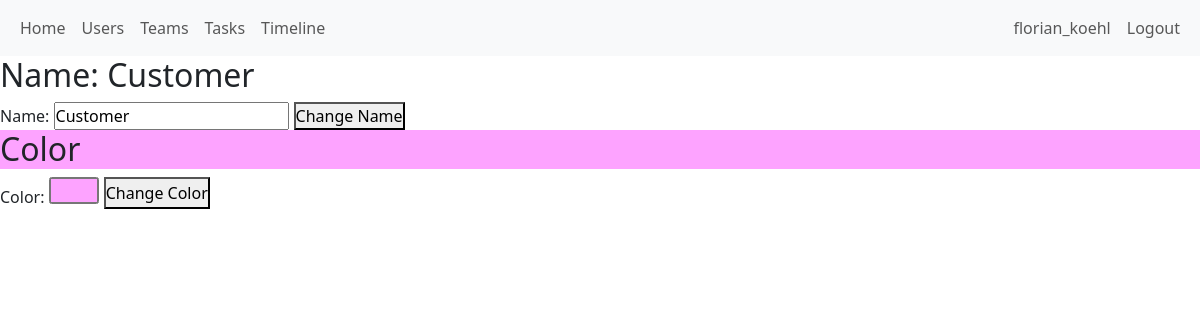
Page /users/edit_team_page/21/ (signed in) on the committed database.
### users/models.py (models this page shows, shortened)
class CustomUser(AbstractUser):
    ROLE_CHOICES = (
        ("member", "Member"),
        ("team_lead", "Team Lead"),
        ("supervisor", "Supervisor"),
    )
    role = models.CharField(max_length=50, choices=ROLE_CHOICES)
    def __str__(self):
        return self.username

class Team(models.Model):
    name = models.CharField(max_length=100)
    color = models.CharField(max_length=7, default="#FFFFFF")
    schedule_flag = models.BooleanField(default=False)

### users/views.py (the view)
# urls.py: path('edit_team_page/<int:id>/', views.edit_team_page, name='edit_team_page'),
def edit_team_page(request, id):
    team = get_object_or_404(Team, pk=id)
    team_update_name_form = TeamUpdateNameForm(instance=team)
    team_update_color_form = TeamUpdateColorForm(instance=team)
    context = {
        'team': team,
        'team_update_name_form': team_update_name_form,
        'team_update_color_form': team_update_color_form
    }
    return render(request, 'users/edit_team_page.html', context)

### distributor/forms.py
class ProjectTimeframeForm(forms.ModelForm):
    class Meta:
        model = Project
        fields = ["start_date", "end_date"]
        widgets = {
            'start_date': forms.DateInput(attrs={'id': 'start_date_input_project', 'placeholder': 'Start Date', 'type': 'date'}),
            'end_date': forms.DateInput(attrs={'id': 'end_date_input_project', 'placeholder': 'End Date', 'type': 'date'})
        }

### users/forms.py
class TeamUpdateNameForm(forms.ModelForm):
    class Meta:
        model = Team
        fields = ["name"]
        widgets = {
            'name': forms.TextInput(attrs={'id': 'name_input_team', 'placeholder': 'Task Name'}),
        }

### distributor/context_processors.py (called while the page is built)
def global_project_timeframe_form(request):
    return {
        "global_project_timeframe_form": ProjectTimeframeForm(),
    }

def global_project_timeframe(request):
    project_time_frame = Project.objects.first()
    if project_time_frame:
        return {
            "global_project_timeframe": project_time_frame,
        }
    else:
        return {
            "global_project_timeframe": 'No values picked yet',
        }

### users/templates/users/edit_team_page.html (shortened to what this page needs)
{% extends 'users/base.html' %}
{% block content %}
    <h2>Name: {{ team.name }}</h2>
    <form class="team_update_form_container" method="POST" action="{% url 'team_update_name' team.id %}">
        {{ team_update_name_form }}
        <button type="submit">Change Name</button>
    </form>
    <h2 style="background-color: {{ team.color }}">Color</h2>
    <form class="team_update_form_container" method="POST" action="{% url 'team_update_color' team.id %}">
        {{ team_update_color_form }}
        <button type="submit">Change Color</button>
    </form>
{% endblock %}

### users/templates/users/base.html (shortened to what this page needs)
{% load static %}
<!DOCTYPE html>
<html lang="en">
<head>
    <link href="https://cdn.jsdelivr.net/npm/bootstrap@5.3.7/dist/css/bootstrap.min.css" rel="stylesheet"
>
    <link rel="stylesheet" href="{% static 'css/style.css' %}">
</head>
<body>
<header>
    <nav class="navbar navbar-expand-lg bg-body-tertiary">
        <div class="container-fluid">
            <div class="collapse navbar-collapse" id="navbarNav">
                <ul class="navbar-nav">
                    <div class="internal_navbar_container">
                        <div class="common_links_base_navbar">
                            <li>
                                <a class="nav-link" href='{% url 'home' %}'>Home</a>
                            </li>
                            <li class="nav-item">
                                <a class="nav-link" href="{% url 'users' %}">Users</a>
                            </li>
                            <li class="nav-item">
                                <a class="nav-link" href="{% url 'teams' %}">Teams</a>
                            </li>
                            <li class="nav-item">
                                <a class="nav-link" href="{% url 'tasks' %}">Tasks</a>
                            </li>
                            <li class="nav-item">
                                <a class="nav-link" href="{% url 'timeline' %}">Timeline</a>
                            </li>
                        </div>
                        <div class="user_view">
                            {% if user.is_authenticated %}
                                <a class="nav-link" href="{% url 'profile_page' user.id %}">{{ user }}</a>
                                <a class="nav-link" href="{% url 'logout_view' %}">Logout</a>
                            {% else %}
                                <a class="nav-link" href="{% url 'login_view' %}">Login</a>
                                <a class="nav-link" href="{% url 'register_view' %}">Register</a>
                            {% endif %}
                        </div>
                    </div>
                </ul>
            </div>
        </div>
    </nav>
</header>
<main>
    {% block content %}
    {% endblock %}
</main>
</body>
</html>

### distributor/static/css/style.css (style rules this page uses)
* { padding: 0; margin: 0 }
body { min-height: 200vh; }
.team_update_form_container { display: flex; gap: 5px; }
.navbar-nav { width: 100% !important; }
.internal_navbar_container { display: flex; justify-content: space-between; width: 100% }
.common_links_base_navbar { display: flex; }
.user_view { display: flex; }

### rows in the picture
CustomUser: username "florian_koehl"
Team: name "Customer", color "#fda3ff"
